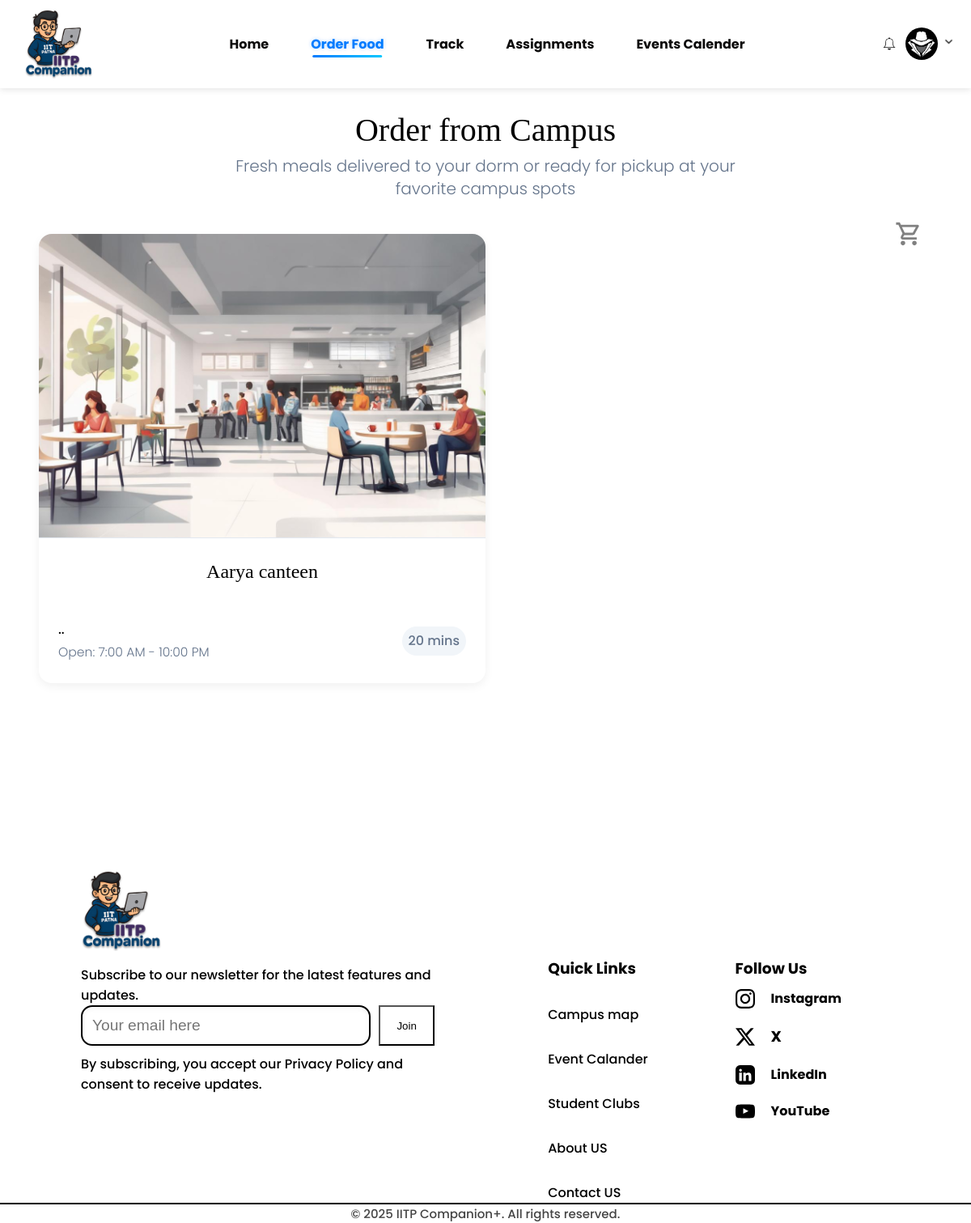
Before: /food/ (signed in) with the older database file.
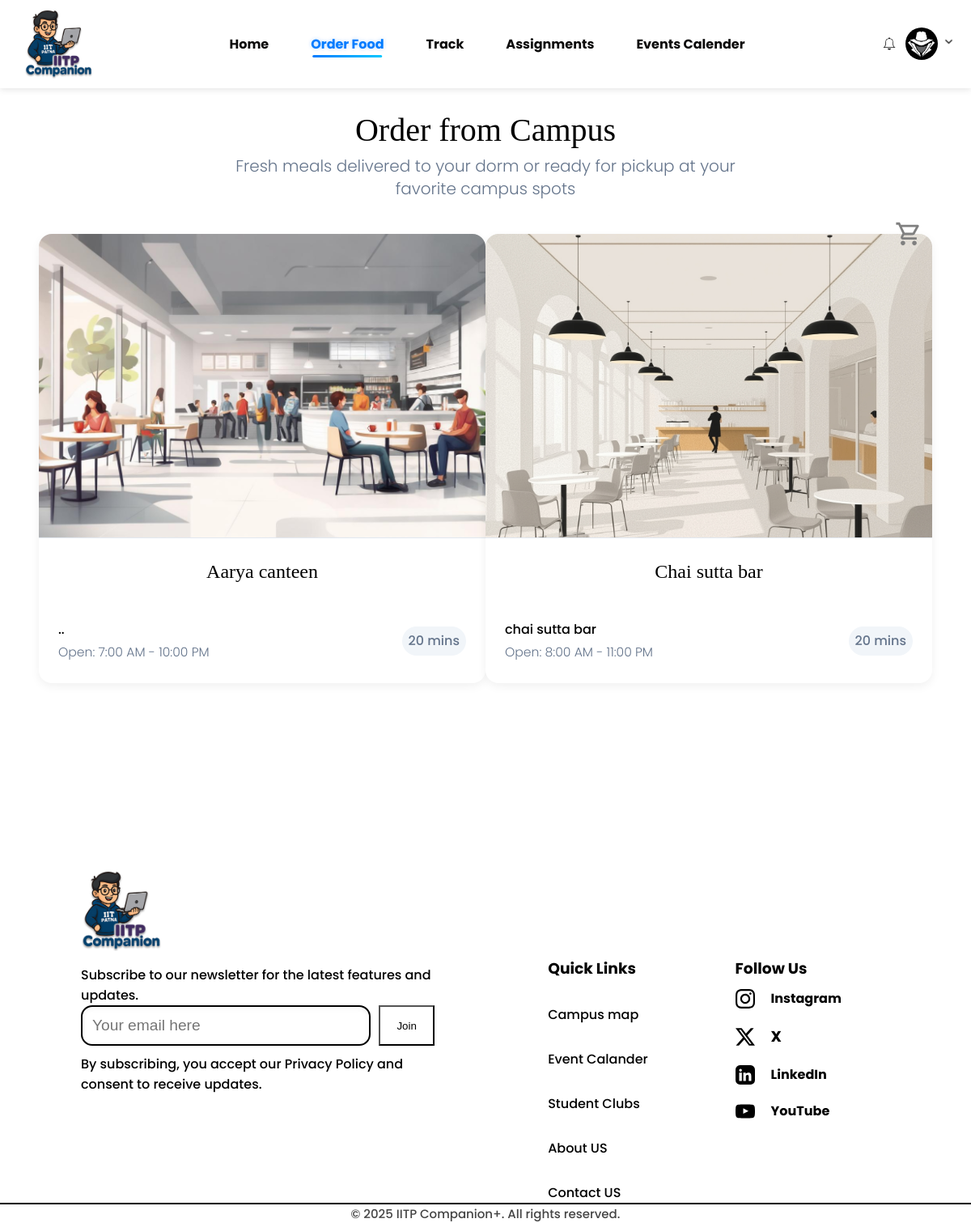
After: the same page with the newer database file.
### Restaurant/models.py (models this page shows, shortened)
class RegisterCanteen(models.Model):
    owner = models.ForeignKey(RegisterOwner, on_delete=models.CASCADE, related_name='restaurant_owner')
    canteen_name = models.CharField(max_length=100, default=None)
    description = models.TextField(default=None)
    image = models.ImageField(upload_to='canteen_images/')
    mobile_number = models.CharField(max_length=15)
    address = models.TextField()
    canteen_id = models.CharField(max_length=50, unique=True)
    opening_time = models.TimeField(default="07:00")
    closing_time = models.TimeField(default="22:00")
    email = models.EmailField()
    delivery_time = models.CharField(max_length=15, null=True, default="20 min")
    slug = AutoSlugField(populate_from='canteen_name', unique=True, always_update=False)

### Orderfood/views.py (the view)
# urls.py: path('', views.canteen, name='order'),
def canteen(request):
    canteens = RegisterCanteen.objects.all()
    user_id = request.session.get('user_id')
    cart, total_price, total_item, all_items = [], 0, 0, []
    if user_id:
        try:
            user = Users.objects.get(id=user_id)
            cart = Cart.objects.filter(cart_user=user)
            total_price = sum(item.item_price * item.item_quantity for item in cart)
            total_item = sum(item.item_quantity for item in cart)
            all_items = [item.item_title for item in cart]
        except Exception as e:
            print(f"Cart fetch error: {e}")
    return render(request, 'canteen/order.html', {
        'cart': cart,
        'all_items': all_items,
        'total_price': total_price,
        'total_item': total_item,
        'canteens': canteens,
    })

### Webusers/context_processors.py (called while the page is built)
def users_context(request):
    user_id = request.session.get('user_id')
    webuser = None
    profile = None
    if user_id:
        try:
            webuser = Users.objects.get(id=user_id)
            profile, created = UserProfile.objects.get_or_create(user=webuser)
        except Users.DoesNotExist:
            pass
    return {
        'webuser': webuser,
        'profile': profile
    }

### notifications/context_processors.py (called while the page is built)
def notification_context(request):
    user_id = request.session.get('user_id')
    if not user_id:
        return {'notifications': []}
    try:
        user = Users.objects.get(id=user_id)
        notes = Notification.objects.filter(user=user).order_by('-created_at')[:5]
        return {'notifications': notes, 'webuser': user}
    except Users.DoesNotExist:
        return {'notifications': []}

### templates/canteen/order.html (shortened to what this page needs)
{% extends 'base.html' %}
{% load static %}
{% block content %}
<link rel="stylesheet" href="{% static 'css/order.css' %}">
<section class="order">
  <div class="order-head">
    <h1>Order from Campus</h1>
    <p>Fresh meals delivered to your dorm or ready for pickup at your favorite campus spots</p>
  </div>
      <div class="nav-logo">
      <div style="cursor: pointer;  position: absolute; top: 18%; right: 5%;" class="cart-icon" id="cart-icon">
      </div>
    </div>
  <div class="restaurants-cards">
    {% for canteen in canteens %}
    <div class="card">
      <a href="{% url 'menu_page' slug=canteen.slug %}">
        <img src="{{ canteen.image.url }}" alt="{{ canteen.name }}">
        <div class="main-card">
          <h2>{{ canteen.canteen_name }}</h2>
          <div class="info">
            <div class="meal-info">
              <p>{{ canteen.description }}</p>
              <p class="p-card">Open: {{ canteen.opening_time|time:"g:i A" }} - {{ canteen.closing_time|time:"g:i A" }}</p>
            </div>
            <div class="dilevery-time">
              <p>20 mins</p>
            </div>
          </div>
        </div>
      </a>
    </div>
    {% empty %}
    <p>No canteens available at the moment.</p>
    {% endfor %}
  </div>
</section>
{% endblock %}

Changed rows visible on the page:
added RegisterCanteen: image (picture), canteen_name "Chai sutta bar", description "chai sutta bar", opening_time "8:00 AM", closing_time "11:00 PM"
